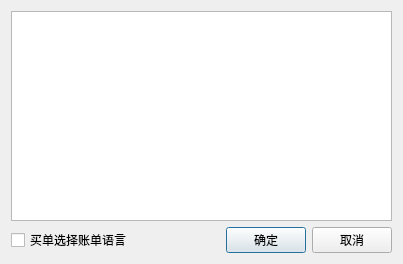
<?xml version="1.0" encoding="UTF-8"?>
<ui version="4.0">
 <class>w_scr_dish_pay_select_language</class>
 <widget class="QDialog" name="w_scr_dish_pay_select_language">
  <property name="geometry">
   <rect>
    <x>0</x>
    <y>0</y>
    <width>403</width>
    <height>264</height>
   </rect>
  </property>
  <property name="windowTitle">
   <string>Dialog</string>
  </property>
  <layout class="QVBoxLayout" name="verticalLayout">
   <item>
    <widget class="ftableview" name="tableView"/>
   </item>
   <item>
    <layout class="QHBoxLayout" name="horizontalLayout">
     <item>
      <widget class="QCheckBox" name="checkBox_pay_select_language">
       <property name="text">
        <string>买单选择账单语言</string>
       </property>
      </widget>
     </item>
     <item>
      <spacer name="horizontalSpacer">
       <property name="orientation">
        <enum>Qt::Horizontal</enum>
       </property>
       <property name="sizeHint" stdset="0">
        <size>
         <width>40</width>
         <height>20</height>
        </size>
       </property>
      </spacer>
     </item>
     <item>
      <widget class="lds_toolbar_button" name="pushButton_ok">
       <property name="text">
        <string>确定</string>
       </property>
       <property name="outer_stylesheet" stdset="0">
        <string>pushbutton</string>
       </property>
      </widget>
     </item>
     <item>
      <widget class="lds_toolbar_button" name="pushButton_cancel">
       <property name="text">
        <string>取消</string>
       </property>
       <property name="outer_stylesheet" stdset="0">
        <string>pushbutton</string>
       </property>
      </widget>
     </item>
    </layout>
   </item>
  </layout>
 </widget>
 <customwidgets>
  <customwidget>
   <class>lds_toolbar_button</class>
   <extends>QPushButton</extends>
   <header>lds_toolbar_button.h</header>
  </customwidget>
  <customwidget>
   <class>ftableview</class>
   <extends>QTableView</extends>
   <header>ftableview.h</header>
  </customwidget>
 </customwidgets>
 <resources/>
 <connections/>
</ui>
